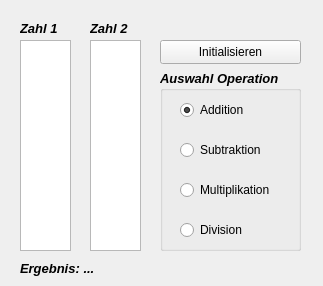
<?xml version="1.0" encoding="UTF-8"?>
<ui version="4.0">
 <class>Hauptfenster</class>
 <widget class="QWidget" name="Hauptfenster">
  <property name="geometry">
   <rect>
    <x>0</x>
    <y>0</y>
    <width>323</width>
    <height>286</height>
   </rect>
  </property>
  <property name="windowTitle">
   <string>Grundrechner 10'er Reihe</string>
  </property>
  <widget class="QLabel" name="lbl_z1">
   <property name="geometry">
    <rect>
     <x>20</x>
     <y>20</y>
     <width>49</width>
     <height>16</height>
    </rect>
   </property>
   <property name="font">
    <font>
     <pointsize>10</pointsize>
     <weight>75</weight>
     <italic>true</italic>
     <bold>true</bold>
    </font>
   </property>
   <property name="text">
    <string>Zahl 1</string>
   </property>
  </widget>
  <widget class="QLabel" name="lbl_z2">
   <property name="geometry">
    <rect>
     <x>90</x>
     <y>20</y>
     <width>49</width>
     <height>16</height>
    </rect>
   </property>
   <property name="font">
    <font>
     <pointsize>10</pointsize>
     <weight>75</weight>
     <italic>true</italic>
     <bold>true</bold>
    </font>
   </property>
   <property name="text">
    <string>Zahl 2</string>
   </property>
  </widget>
  <widget class="QPushButton" name="pBtn_init">
   <property name="geometry">
    <rect>
     <x>160</x>
     <y>40</y>
     <width>141</width>
     <height>24</height>
    </rect>
   </property>
   <property name="text">
    <string>Initialisieren</string>
   </property>
  </widget>
  <widget class="QGroupBox" name="grBx_op">
   <property name="geometry">
    <rect>
     <x>160</x>
     <y>70</y>
     <width>141</width>
     <height>181</height>
    </rect>
   </property>
   <property name="font">
    <font>
     <pointsize>10</pointsize>
     <weight>75</weight>
     <italic>true</italic>
     <bold>true</bold>
    </font>
   </property>
   <property name="title">
    <string>Auswahl Operation</string>
   </property>
   <property name="checkable">
    <bool>false</bool>
   </property>
   <widget class="QRadioButton" name="rBtn_add">
    <property name="geometry">
     <rect>
      <x>20</x>
      <y>30</y>
      <width>101</width>
      <height>20</height>
     </rect>
    </property>
    <property name="font">
     <font>
      <pointsize>9</pointsize>
      <weight>50</weight>
      <italic>false</italic>
      <bold>false</bold>
     </font>
    </property>
    <property name="text">
     <string>Addition</string>
    </property>
    <property name="checkable">
     <bool>true</bool>
    </property>
    <property name="checked">
     <bool>true</bool>
    </property>
   </widget>
   <widget class="QRadioButton" name="rBtn_sub">
    <property name="geometry">
     <rect>
      <x>20</x>
      <y>70</y>
      <width>101</width>
      <height>20</height>
     </rect>
    </property>
    <property name="font">
     <font>
      <pointsize>9</pointsize>
      <weight>50</weight>
      <italic>false</italic>
      <bold>false</bold>
     </font>
    </property>
    <property name="text">
     <string>Subtraktion</string>
    </property>
    <property name="checkable">
     <bool>true</bool>
    </property>
    <property name="checked">
     <bool>false</bool>
    </property>
   </widget>
   <widget class="QRadioButton" name="rBtn_multi">
    <property name="geometry">
     <rect>
      <x>20</x>
      <y>110</y>
      <width>101</width>
      <height>20</height>
     </rect>
    </property>
    <property name="font">
     <font>
      <pointsize>9</pointsize>
      <weight>50</weight>
      <italic>false</italic>
      <bold>false</bold>
     </font>
    </property>
    <property name="text">
     <string>Multiplikation</string>
    </property>
    <property name="checkable">
     <bool>true</bool>
    </property>
   </widget>
   <widget class="QRadioButton" name="rBtn_div">
    <property name="geometry">
     <rect>
      <x>20</x>
      <y>150</y>
      <width>101</width>
      <height>20</height>
     </rect>
    </property>
    <property name="font">
     <font>
      <pointsize>9</pointsize>
      <weight>50</weight>
      <italic>false</italic>
      <bold>false</bold>
     </font>
    </property>
    <property name="text">
     <string>Division</string>
    </property>
    <property name="checkable">
     <bool>true</bool>
    </property>
   </widget>
  </widget>
  <widget class="QLabel" name="lbl_ergebnis">
   <property name="geometry">
    <rect>
     <x>20</x>
     <y>260</y>
     <width>281</width>
     <height>16</height>
    </rect>
   </property>
   <property name="font">
    <font>
     <pointsize>10</pointsize>
     <weight>75</weight>
     <italic>true</italic>
     <bold>true</bold>
    </font>
   </property>
   <property name="text">
    <string>Ergebnis: ...</string>
   </property>
  </widget>
  <widget class="QListWidget" name="liWi_z1">
   <property name="geometry">
    <rect>
     <x>20</x>
     <y>40</y>
     <width>51</width>
     <height>211</height>
    </rect>
   </property>
  </widget>
  <widget class="QListWidget" name="liWi_z2">
   <property name="geometry">
    <rect>
     <x>90</x>
     <y>40</y>
     <width>51</width>
     <height>211</height>
    </rect>
   </property>
  </widget>
 </widget>
 <resources/>
 <connections/>
</ui>
